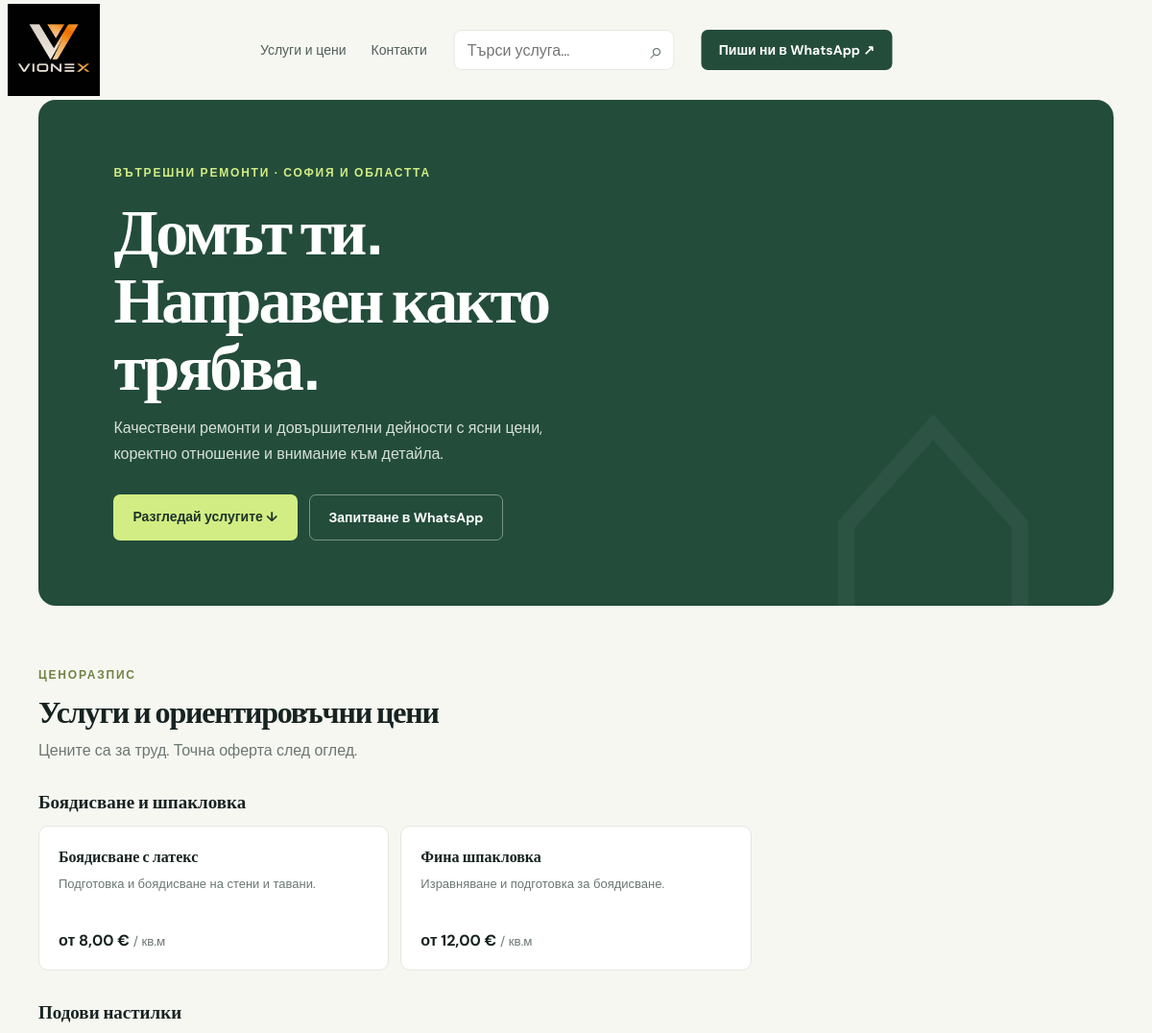
Before: / (upper part) with the older database file.
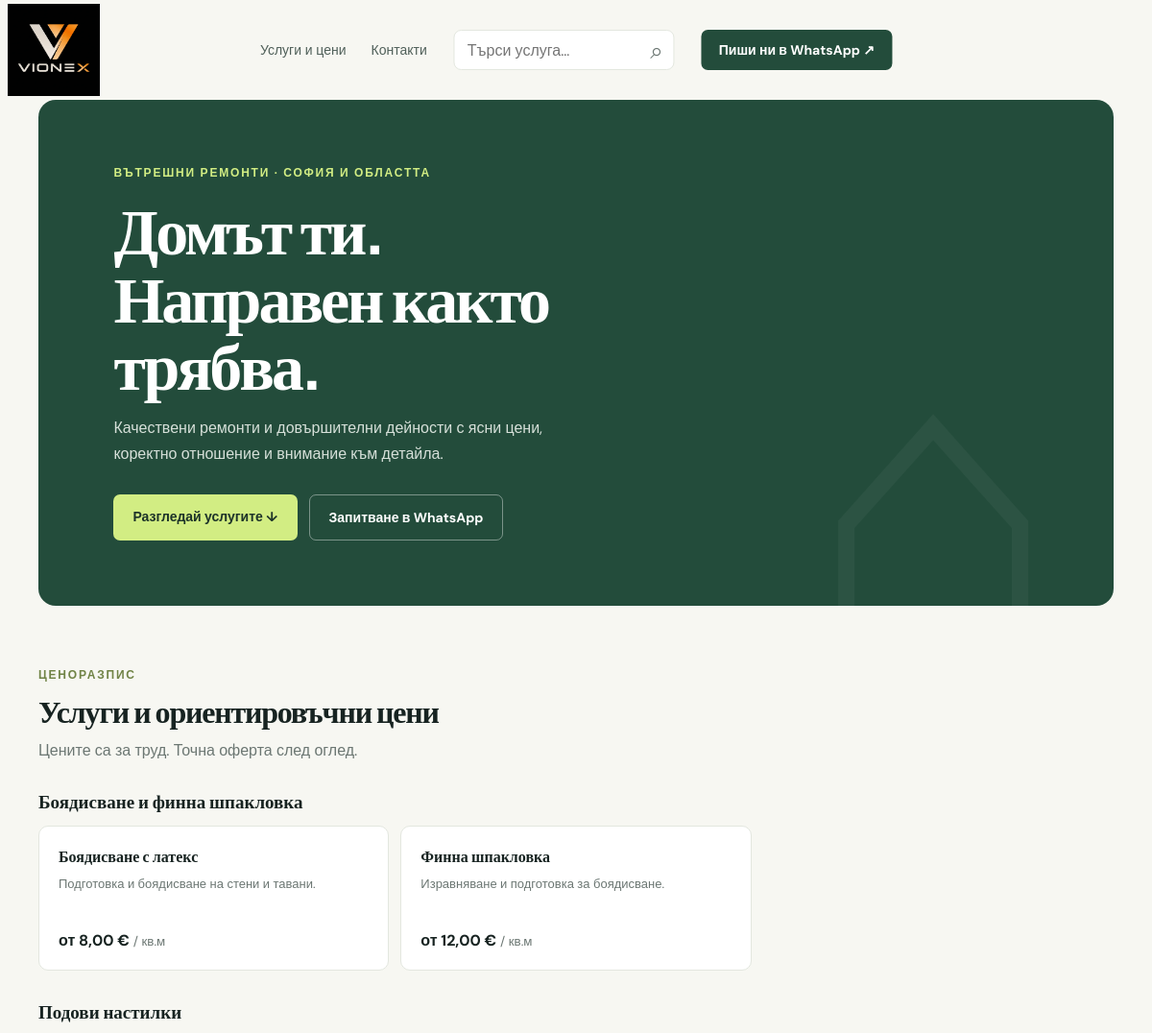
After: the same page with the newer database file.
### tables this page shows
CREATE TABLE settings (key TEXT PRIMARY KEY, value TEXT NOT NULL);

CREATE TABLE categories (
            id INTEGER PRIMARY KEY AUTOINCREMENT,
            name TEXT NOT NULL UNIQUE,
            position INTEGER NOT NULL DEFAULT 0
        );

CREATE TABLE services (
            id INTEGER PRIMARY KEY AUTOINCREMENT,
            category_id INTEGER NOT NULL REFERENCES categories(id) ON DELETE CASCADE,
            name TEXT NOT NULL,
            description TEXT NOT NULL DEFAULT '',
            price REAL,
            unit TEXT NOT NULL DEFAULT 'кв.м',
            position INTEGER NOT NULL DEFAULT 0
        );

### app.py (the view)
@app.get("/")
def index():
    with db() as conn:
        settings = settings_dict(conn)
        categories = conn.execute("SELECT * FROM categories ORDER BY position,id").fetchall()
        data = []
        for category in categories:
            services = []
            for service in conn.execute("SELECT * FROM services WHERE category_id=? ORDER BY position,id", (category["id"],)):
                service_data = dict(service)
                service_data["images"] = [dict(image) for image in conn.execute(
                    "SELECT * FROM category_images WHERE service_id=? ORDER BY position,id", (service["id"],)
                )]
                services.append(service_data)
            data.append({**dict(category), "services": services})
    map_embed, directions = map_links(settings)
    return render_template("index.html", categories=data, settings=settings, wa=whatsapp(settings), map_embed=map_embed, directions=directions, canonical_url=f"{public_site_url()}/")

### app.py (called while the page is built)
def db():
    connection = sqlite3.connect(DB_PATH)
    connection.row_factory = sqlite3.Row
    connection.execute("PRAGMA foreign_keys = ON")
    return connection

def public_site_url():
    configured_url = os.environ.get("SITE_URL", "").strip().rstrip("/")
    return configured_url or request.url_root.rstrip("/")

def settings_dict(conn):
    return {row["key"]: row["value"] for row in conn.execute("SELECT key,value FROM settings")}

def whatsapp(settings):
    configured_phone = os.environ.get("WHATSAPP_PHONE") or settings.get("phone", "")
    number = "".join(ch for ch in configured_phone if ch.isdigit())
    return f"https://wa.me/{number}?text=%D0%97%D0%B4%D1%80%D0%B0%D0%B2%D0%B5%D0%B9%D1%82%D0%B5%2C%20%D0%B8%D0%BD%D1%82%D0%B5%D1%80%D0%B5%D1%81%D1%83%D0%B2%D0%B0%D0%BC%20%D1%81%D0%B5%20%D0%BE%D1%82%20%D0%B2%D0%B0%D1%88%D0%B8%D1%82%D0%B5%20%D1%83%D1%81%D0%BB%D1%83%D0%B3%D0%B8." if number else "https://wa.me/"

def map_links(settings):
    query = settings.get("address", "")
    return f"https://www.google.com/maps?q={quote(query)}&output=embed", f"https://www.google.com/maps/dir/?api=1&destination={quote(query)}"

### templates/index.html (shortened to what this page needs)
<!doctype html><html lang="bg"><head><meta charset="utf-8">
  <link rel="stylesheet" href="{{ url_for('static', filename='style.css') }}"></head><body><div class="wrap"><header class="top"><a class="brand brand-logo" href="/" aria-label="Vionex — начало"><img src="{{ url_for('static', filename='images/brand/vionex-logo-inverted.webp') }}" width="96" height="96" alt="Vionex" fetchpriority="high"></a><div class="header-tools"><nav class="nav"><a href="#uslugi">Услуги и цени</a><a href="{{ url_for('contact_page') }}">Контакти</a></nav><form id="site-search-form" class="site-search" role="search" method="get" action="{{ url_for('index') }}#uslugi"><input id="site-search" type="search" name="q" placeholder="Търси услуга…" autocomplete="off"><span class="search-icon" aria-hidden="true"></span></form><a class="contact" href="{{ wa }}" target="_blank" rel="noopener">Пиши ни в WhatsApp ↗</a></div></header><main><section class="hero"><div><div class="eyebrow">Вътрешни ремонти · {{ settings.city }}</div><h1>Домът ти.<br>Направен както трябва.</h1><p>Качествени ремонти и довършителни дейности с ясни цени, коректно отношение и внимание към детайла.</p><div class="actions"><a class="btn btn-lime" href="#uslugi">Разгледай услугите ↓</a><a class="btn btn-outline" href="{{ wa }}" target="_blank" rel="noopener">Запитване в WhatsApp</a></div></div></section><section class="section" id="uslugi"><div class="section-head"><div><div class="eyebrow" style="color:#708346">Ценоразпис</div><h2>Услуги и ориентировъчни цени</h2><p>Цените са за труд. Точна оферта след оглед.</p></div></div>{% for category in categories %}<section class="category" id="category-{{ category.id }}" data-category-name="{{ category.name }}"><h3 class="category-heading">{{ category.name }}</h3><div class="cards">{% for service in category.services %}<article class="card" data-search="{{ service.name }} {{ service.description }}"><h4><button type="button" class="service-gallery-toggle" aria-expanded="false" aria-controls="service-gallery-{{ service.id }}">{{ service.name }}</button></h4><p>{{ service.description }}</p><div class="price">{% if service.price is not none %}от {{ '%.2f'|format(service.price)|replace('.', ',') }} € <small>/ {{ service.unit }}</small>{% else %}По договаряне{% endif %}</div></article>{% endfor %}</div></section>{% endfor %}</section></main></div>
</body></html>

### static/style.css (style rules this page uses)
:root { --ink:#172321;--muted:#6c7773;--green:#234c3b;--lime:#d2ed83;--paper:#f7f7f2;--line:#e3e7df }
* { box-sizing:border-box }
body { margin:0;background:var(--paper);color:var(--ink);font:16px 'DM Sans',sans-serif }
a { color:inherit;text-decoration:none }
.wrap { width:min(1120px,calc(100% - 40px));margin:auto }
.top { width:100vw;margin-left:calc(50% - 50vw);padding:3px 8px;box-sizing:border-box;height:104px;position:relative;display:flex;align-items:center;justify-content:flex-start;gap:18px }
.brand { font:800 20px Manrope,sans-serif;letter-spacing:-.7px }
.nav { display:flex;flex:none;gap:26px;color:#50605a;font-size:14px }
.header-tools { position:absolute;left:50%;transform:translateX(-50%);width:max-content;display:flex;align-items:center;justify-content:center;gap:28px }
.contact { background:var(--green);color:white;padding:12px 18px;border-radius:7px;font-size:14px;font-weight:700 }
.hero { background:var(--green);color:#fff;border-radius:18px;min-height:380px;padding:68px 7%;position:relative;overflow:hidden;display:flex;align-items:center }
.hero:after { content:'⌂';position:absolute;right:5%;bottom:-180px;font:400 440px Manrope;color:#ffffff0a }
.eyebrow { color:var(--lime);font-size:12px;font-weight:700;letter-spacing:1.8px;text-transform:uppercase }
.hero h1 { font:800 clamp(40px,6vw,68px)/1.04 Manrope;margin:16px 0;letter-spacing:-3px;max-width:650px }
.hero p { color:#d6e0d9;max-width:490px;line-height:1.7 }
.actions { display:flex;gap:12px;margin-top:28px }
.btn { display:inline-block;padding:14px 20px;border-radius:7px;font-weight:700;font-size:14px }
.btn-lime { background:var(--lime);color:#1d3329 }
.btn-outline { border:1px solid #ffffff66;color:white }
.section { padding:64px 0 }
.section-head { display:flex;align-items:end;justify-content:space-between;margin-bottom:26px }
.section h1,.section h2 { font:800 32px Manrope;letter-spacing:-1.2px;margin:8px 0 }
.section-head p { color:var(--muted);margin:0 }
.category { margin:30px 0 }
.category h3 { font:700 19px Manrope;margin:0 0 12px }
.cards { display:grid;grid-template-columns:repeat(3,1fr);gap:12px }
.card { background:white;border:1px solid var(--line);padding:20px;border-radius:10px }
.card h4 { font:700 16px Manrope;margin:0 0 8px }
.card p { font-size:13px;color:var(--muted);line-height:1.55;min-height:40px;margin:0 }
.price { font-weight:700;margin-top:18px }
.price small { font-weight:400;color:var(--muted) }
input,textarea,select { width:100%;padding:11px 12px;border:1px solid #d5dcd4;border-radius:6px;font:inherit;background:white }
.brand-logo { display:block;width:96px;height:96px;margin-left:0;overflow:hidden;flex:0 0 auto }
.brand-logo img { display:block;width:96px;height:96px;max-width:100%;object-fit:contain;object-position:center }
.site-search { position:relative;flex:0 1 230px;min-width:160px;margin:0 }
.site-search input { height:42px;padding:10px 36px 10px 13px;border:1px solid var(--line);border-radius:8px;background:#fff }
.search-icon { position:absolute;right:12px;top:6px;color:var(--muted);font-size:24px;pointer-events:none }
.category>h3 { margin:0 0 12px }
.category-heading { font:700 19px Manrope,sans-serif;margin:0 0 14px;color:var(--ink) }
.category .cards { margin-top:10px }
.service-gallery-toggle { display:block;padding:0;border:0;background:none;color:inherit;text-align:left;font:inherit;cursor:pointer }

Changed rows visible on the page:
changed categories: name "Боядисване и шпакловка" → "Боядисване и финна шпакловка"
changed services "Изравняване и подготовка за боядисване.": name "Фина шпакловка" → "Финна шпакловка"
